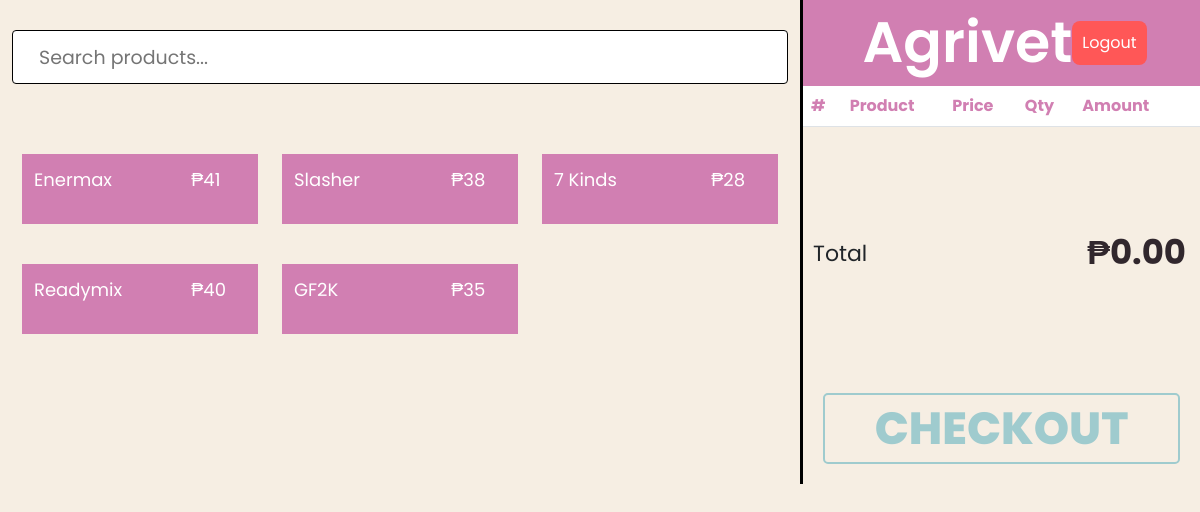
/cashier.php (signed in), run on the app's committed database.
### tables this page shows
CREATE TABLE `materials_tb` (
  `material_id` int(255) NOT NULL,
  `material_name` varchar(255) NOT NULL,
  `material_price` float(255,2) NOT NULL,
  `material_quantity` float(255,2) NOT NULL,
  `lowstock_indicator` int(255) NOT NULL,
  `date_restocked` date NOT NULL,
  `material_status` enum('Active','Inactive','','') NOT NULL
);

### cashier.php (the view, shortened to what this page needs)
<?php
include "checkout-process.php";
?>
<!DOCTYPE html>
<html>
<head>
    <link rel="stylesheet" href="../Agrivet/css/cashier.css">
    <link href="https://cdn.jsdelivr.net/npm/bootstrap@5.3.3/dist/css/bootstrap.min.css" rel="stylesheet">
</head>
<body>
    <div class="container-fluid">
        <div class="row">
            <div class="col-8">
                <div class="searchInputContainer">
                    <input type="search" id="cashier-searchbar" placeholder="Search products..." value="">
                </div>
                <div class="searchResultContainer">
                    <div class="row" id="product-list">
                        <?php
                        $sql = "SELECT material_id, material_name, material_price FROM materials_tb WHERE material_status != 'Inactive'";
                        $stmt = $conn->prepare($sql);
                        $stmt->execute();
                        $result = $stmt->get_result();
                        while ($row = $result->fetch_assoc()) {
                            echo '
                                <div class="col-4 product-item" data-id="' . $row['material_id'] . '" data-name="' . $row['material_name'] . '" data-price="' . $row['material_price'] . '">
                                    <div class="productResultContainer" data-bs-toggle="modal" data-bs-target="#quantityModal">
                                        <div class="productInfoContainer">
                                            <div class="row">
                                                <div class="col-md-8">
                                                    <p class="productName">' . $row['material_name'] . '</p>
                                                </div>
                                                <div class="col-md-4">
                                                    <p class="productPrice">₱' . $row['material_price'] . '</p>
                                                </div>
                                            </div>
                                        </div>
                                    </div>
                                </div>
                            ';
                        }
                        ?>
                    </div>
                </div>
            </div>
            <div class="col-4 posOrderContainer">
                <div class="pos_header">
                    <div class="pos-header-content">
                        <div>
                            <p class="Cashier_logo">Agrivet</p>
                        </div>
                        <div>
                            <button class="pos_item_btn"><a href="logout.php">Logout</a></button>
                        </div>
                    </div>
                </div>
                <div class="pos_items_container">
                    <div class="pos_items">
                        <table class="table" id="pos_items_tbl">
                            <thead>
                                <tr>
                                    <th>#</th>
                                    <th>Product</th>
                                    <th>Price</th>
                                    <th>Qty</th>
                                    <th>Amount</th>
                                    <th></th>
                                </tr>
                            </thead>
                        </table>
                    </div>
                    <div class="item_total_container">
                        <p class="item_total">
                            <span class="item_total--label">Total</span>
                            <span class="item_total--value" id="total-amount">₱0.00</span>
                        </p>
                    </div>
                </div>
                <div class="checkoutBtnContainer">
                    <a href="javascript:void(0);" class="checkoutBtn" data-bs-toggle="modal" data-bs-target="#checkoutModal">CHECKOUT</a>
                </div>
            </div>
        </div>
    </div>
</body>
</html>

### css/cashier.css (style rules this page uses)
* { margin: 0; padding: 0; box-sizing: border-box; font-family: 'Poppins', sans-serif; }
body { background-color: #f6eee3 !important; }
.searchInputContainer { margin-top: 20px; }
.searchInputContainer input { margin-top: 10px; width: 100%; height: 54px; font-size: 19px; padding-left: 26px; border: 1px solid black; border-radius: 4px; }
.searchResultContainer { margin-top: 20px; padding: 10px; }
.productResultContainer { position: relative; overflow: hidden; height: 70px; margin-top: 40px; }
.productInfoContainer { position: absolute ; width: 100%; bottom: 0; color: #fff; font-size: 18px; left: 0; background: #d17fb2; height: 70px; padding: 12px; }
.posOrderContainer { padding: 0px !important; border-left: 3px solid black }
.pos_header { background: #d17fb2; margin: 0 auto; }
.pos-header-content { display: flex; justify-content: space-between; align-items: center; width: 70%; margin: 0 auto; }
.Cashier_logo { font-size: 57px; font-weight: 600; color: #fff; margin: 0px !important; }
#pos_items_tbl th { color:#d17fb2; font-size: 16px; }
.pos_item_btn { background-color: #ff5757; padding: 10px; font-size: 16px; border: round; cursor: pointer; border-radius: 8px; border: none; }
.pos_item_btn a { text-decoration: none; color: white; }
p.item_total { font-size: 28px; padding-left: 10px; padding-right: 14px; }
span.item_total--value { float: right; font-weight: bold; color: #31272d; font-size: 34px; }
span.item_total--label { font-size: 22px; margin-top: 10px; display: inline-block; }
.checkoutBtnContainer { margin-top: 100px; padding: 20px; }
.checkoutBtn { font-size: 45px; text-align: center; display: block; text-decoration: none; border: 2px solid #9fcbce; border-radius: 5px; font-weight: 800; color: #9fcbce; }
.item_total_container { margin-top: 100px; }

### data on the page
materials_tb: material_name "Enermax", material_price "41"
materials_tb: material_name "Slasher", material_price "38"
materials_tb: material_name "7 Kinds", material_price "28"
materials_tb: material_name "Readymix", material_price "40"
materials_tb: material_name "GF2K", material_price "35"
